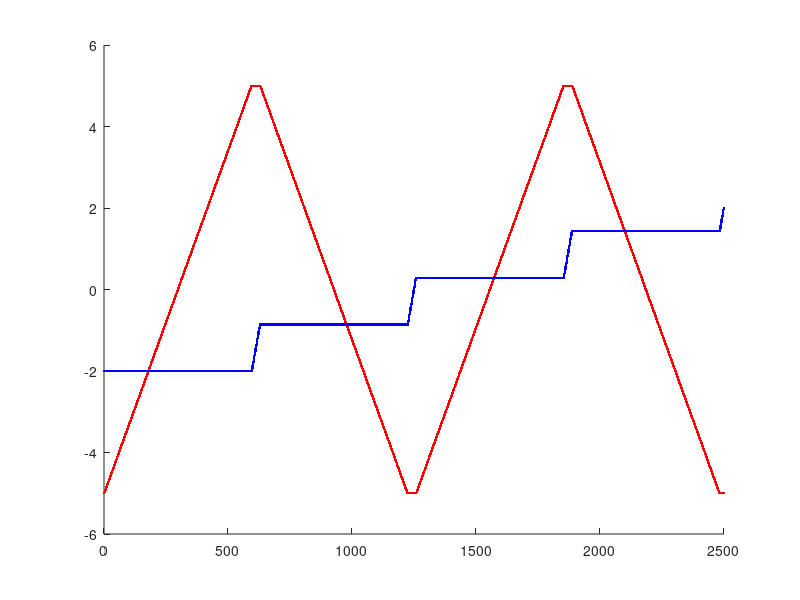
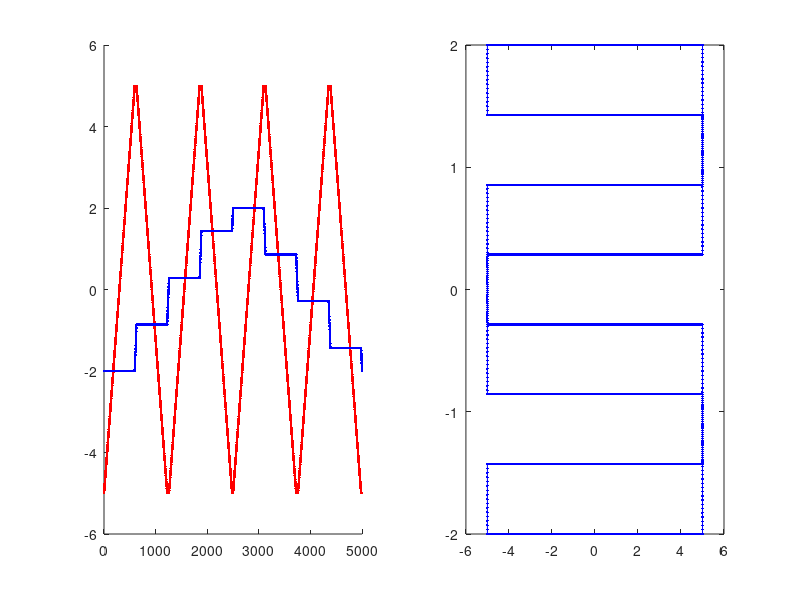
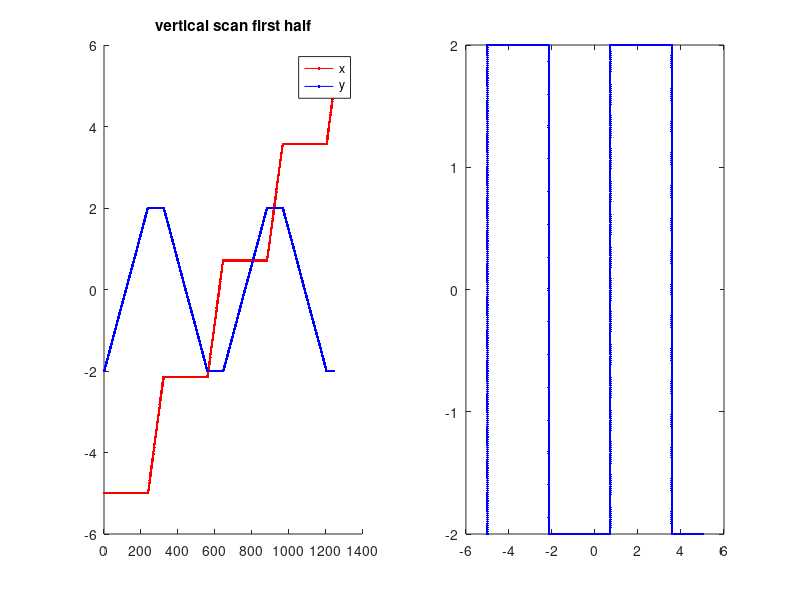
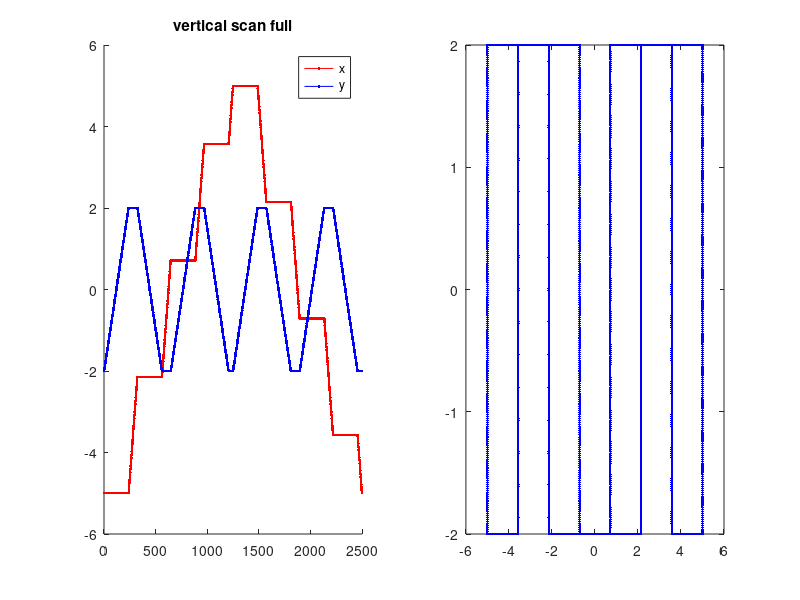

These charts were generated, in order, by the following MATLAB code:
% serpentine

clear
clc
close all

dXAmp = 10;
dYAmp = 4;

dVertNum = 8;  % number of ver lines
dHorzNum = 8;  % number of hor lines

%{

Total "length" of one period of horizontal serpeintine, including vertical
connectors is 2*dYAmp + dYNum*dXAmp; Length of vertical serpentine,
including horizontal connectors is 2*dXAmp + dXNum*dYAmp;

The total length is the sum

%}

% Assume constant velocity of beam.  This means length and time are
% proportional

dTimeStep       = 24e-6;
dPeriod         = 200e-3;

dN = round(dPeriod/dTimeStep)

dLength = 2*dYAmp + dHorzNum*dXAmp + 2*dXAmp + dVertNum*dYAmp
dDelta = dLength/dN

% Points in full lines
dNX = floor(dXAmp/dLength*dN) % lr
dNY = floor(dYAmp/dLength*dN) % ud

% Points in partial line

dLengthXPartial = dXAmp/(dVertNum - 1)
dLengthYPartial = dYAmp/(dHorzNum - 1);

dNXPartial = floor(dLengthXPartial/dLength*dN)
dNYPartial = floor(dLengthYPartial/dLength*dN)

% Points in partial ver

% First set of in horizontal lines

xrow = linspace(-dXAmp/2, dXAmp/2, dNX);
yrow = linspace(-dYAmp/2, dYAmp/2, dNY);


h_x = [];
h_y = [];

for n = 0:dHorzNum/2 - 1
    
    
    if (n == dHorzNum/2 - 1)
        y1 = n*2*dLengthYPartial - dYAmp/2;
        y2 = (n + 1)*2*dLengthYPartial - dLengthYPartial - dYAmp/2;
        yrow_partial = linspace(y1, y2, dNYPartial/2);
    else
        y1 = n*2*dLengthYPartial - dYAmp/2;
        y2 = (n + 1)*2*dLengthYPartial - dYAmp/2;
        yrow_partial = linspace(y1, y2, dNYPartial);
    end
    
            
    if mod(n,2) == 0
        
        
        % Even.  Goes
        h_x(end + 1: end + dNX) = xrow;
        h_x(end + 1: end + length(yrow_partial)) = dXAmp/2;
        
        
        h_y(end + 1: end + dNX) = y1;
        h_y(end + 1: end + length(yrow_partial)) = yrow_partial;
        
    else
        
        h_x(end + 1: end + dNX) = fliplr(xrow);
        h_x(end + 1: end + length(yrow_partial)) = -dXAmp/2;
        
        h_y(end + 1: end + dNX) = y1;
        h_y(end + 1: end + length(yrow_partial)) = yrow_partial;      
        
    end
    
end

figure 
hold on
plot([1:1:length(h_x)], h_x, '.-r')
plot([1:1:length(h_y)], h_y, '.-b')


if (mod(dHorzNum, 4) == 0)
    h_x_full = [h_x, h_x];
else
    h_x_full = [h_x, -h_x];
end

h_y_full = [h_y, -h_y];


figure
subplot(121)
hold on
plot([1:1:length(h_x_full)], h_x_full, '.-r')
plot([1:1:length(h_y_full)], h_y_full, '.-b')
subplot(122)
plot(h_x_full, h_y_full, '.-b');

v_x = [];
v_y = [];

for n = 0:dVertNum/2 - 1
    
    
    if (n == dVertNum/2 - 1)
        x1 = n*2*dLengthXPartial - dXAmp/2;
        x2 = (n + 1)*2*dLengthXPartial - dLengthXPartial - dXAmp/2;
        xrow_partial = linspace(x1, x2, dNXPartial/2);
    else
        x1 = n*2*dLengthXPartial - dXAmp/2;
        x2 = (n + 1)*2*dLengthXPartial - dXAmp/2;
        xrow_partial = linspace(x1, x2, dNXPartial);
    end
    
            
    if mod(n,2) == 0
        
        % Even.  Goes
        v_x(end + 1: end + dNY) = x1;
        v_x(end + 1: end + length(xrow_partial)) = xrow_partial;
        
        
        v_y(end + 1: end + dNY) = yrow;
        v_y(end + 1: end + length(xrow_partial)) = dYAmp/2;
        
    else
        
        
        
        % Even.  Goes
        v_x(end + 1: end + dNY) = x1;
        v_x(end + 1: end + length(xrow_partial)) = xrow_partial;
        
        
        v_y(end + 1: end + dNY) = fliplr(yrow);
        v_y(end + 1: end + length(xrow_partial)) = -dYAmp/2;
              
        
    end
    
end


figure 
subplot(121)
hold on
plot([1:1:length(v_x)], v_x, '.-r')
plot([1:1:length(v_y)], v_y, '.-b')
title('vertical scan first half');
legend({'x', 'y'})
subplot(122)
plot(v_x, v_y, '.-b');



v_x_full = [v_x, -v_x];

if (mod(dVertNum, 4) == 0)
    v_y_full = [v_y, v_y];
else
    v_y_full = [v_y, -v_y];
end


figure
subplot(121)
hold on
plot([1:1:length(v_x_full)], v_x_full, '.-r')
plot([1:1:length(v_y_full)], v_y_full, '.-b')
title('vertical scan full');
legend({'x', 'y'})
subplot(122)
plot(v_x_full, v_y_full, '.-b');



x = [h_x_full, v_x_full];
y = [h_y_full, v_y_full];

figure
subplot(121)
hold on
plot([1:1:length(x)], x, '.-r')
plot([1:1:length(y)], y, '.-b')
title('horizontal + vertical scan full');
legend({'x', 'y'})
subplot(122)
plot(x, y, '.-b')
title('x vs y');
axis image







